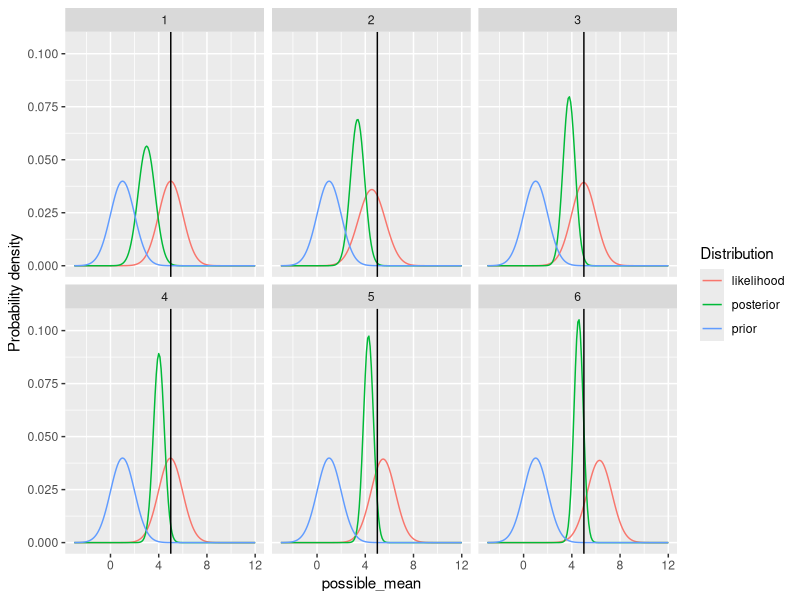
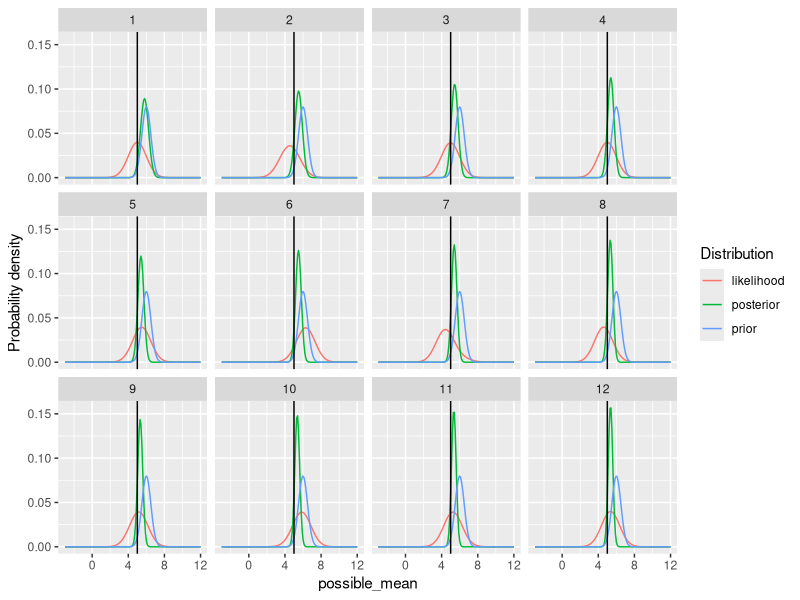
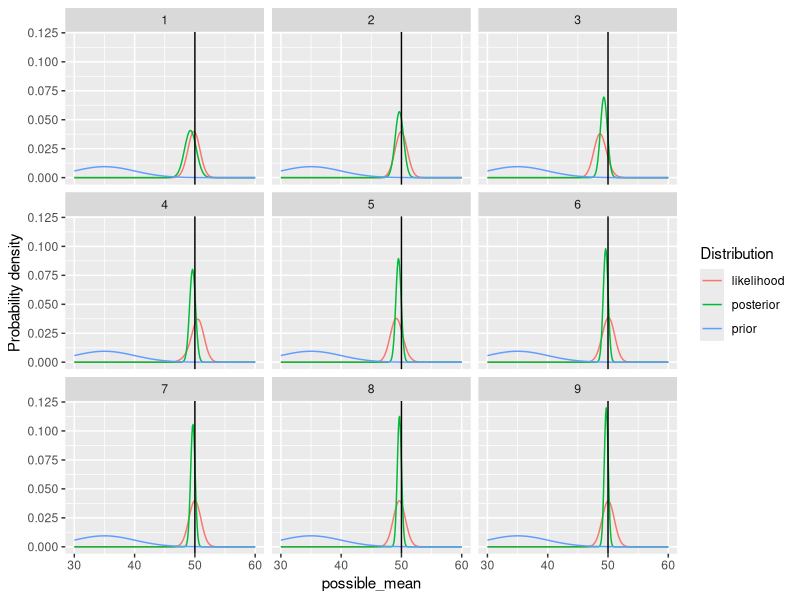

Recreate these plots in R, in order.
library(tidyverse)

# First run these two functions
bayes_update <- function(true_data, prior_mean, prior_sd, grid) {
  grid <- grid %>% 
    mutate(prior = dnorm(grid$possible_mean, 
                         mean = {{prior_mean}}, 
                         sd = {{prior_sd}}),
           prior = prior / sum(prior),
           posterior = prior)
  
  posterior <- vector("list", length(true_data))
  likelihood <- vector("list", length(true_data))
  
  for(i in seq_along(true_data)) {
    grid <- grid %>% 
      mutate(likelihood = dnorm(true_data[i], possible_mean, 1),
             posterior = likelihood * posterior,
             posterior = posterior / sum(posterior))
    
    posterior[[i]] <- grid$posterior
    likelihood[[i]] <- dnorm(true_data[i], grid$possible_mean, 1)
  }
  
  for(i in 2:length(true_data)) {
    likelihood[[i]] <- (likelihood[[i]] + likelihood[[i - 1]]) / sum(likelihood[[i]] + likelihood[[i - 1]])
  }
  likelihood[[1]] <- likelihood[[1]] / sum(likelihood[[1]])
  
  tibble(data_points_observed = seq_along(true_data), 
         possible_mean = rep(list(grid$possible_mean), length(true_data)),
         prior = rep(list(grid$prior), length(true_data)),
         likelihood, 
         posterior) %>% 
    unnest(c(possible_mean, prior, likelihood, posterior))
}

plot_update <- function(bayes_update_ob, point_range) {
  bayes_update_ob %>% 
    filter(data_points_observed %in% point_range) %>%
    pivot_longer(c(prior, likelihood, posterior),
                 names_to = "Distribution",
                 values_to = "Probability density") %>% 
    ggplot(aes(x = possible_mean, `Probability density`)) +
    geom_line(aes(color = Distribution)) +
    facet_wrap(~data_points_observed)
}


# set some true data
x <- rnorm(n = 50, mean = 5, sd = 1)

# Then set a grid of values to search over for the mean estimate
search_grid <- tibble(possible_mean = seq(-3, 12, 0.1))

# Now try a few different plots
bayes_update(x, 1, 1, search_grid) %>% 
  plot_update(1:6) +
  geom_vline(xintercept = 5) # add in the true mean


bayes_update(x, 6, 0.5, search_grid) %>% 
  plot_update(1:12) +
  geom_vline(xintercept = 5) # add in the true mean


# Try a different set of arguments
# set some new true data
new_true_data <- rnorm(n = 500, mean = 50, sd = 1) # SD must be 1

# Then set a grid of values to search over for the mean estimate
new_search_grid <- tibble(possible_mean = seq(30, 60, 0.1))

bayes_update(new_true_data, 
             prior_mean = 35, 
             prior_sd = 5, 
             grid = new_search_grid) %>% 
  plot_update(1:9) +
  geom_vline(xintercept = 50)



# Make it an animation

# First run this function (must have gganimate installed)
animate_update <- function(bayes_update_ob, fps = 10) {
  anim <- bayes_update_ob %>% 
    pivot_longer(c(prior, likelihood, posterior),
                 names_to = "Distribution",
                 values_to = "Probability density") %>% 
    ggplot(aes(x = possible_mean, `Probability density`)) +
    geom_line(aes(color = Distribution)) +
    gganimate::transition_states(data_points_observed)
  
    gganimate::animate(anim, 
                       fps = fps,
                       renderer = gganimate::magick_renderer())
}

bayes_update(x, 6, 0.5, search_grid) %>% 
  animate_update()
